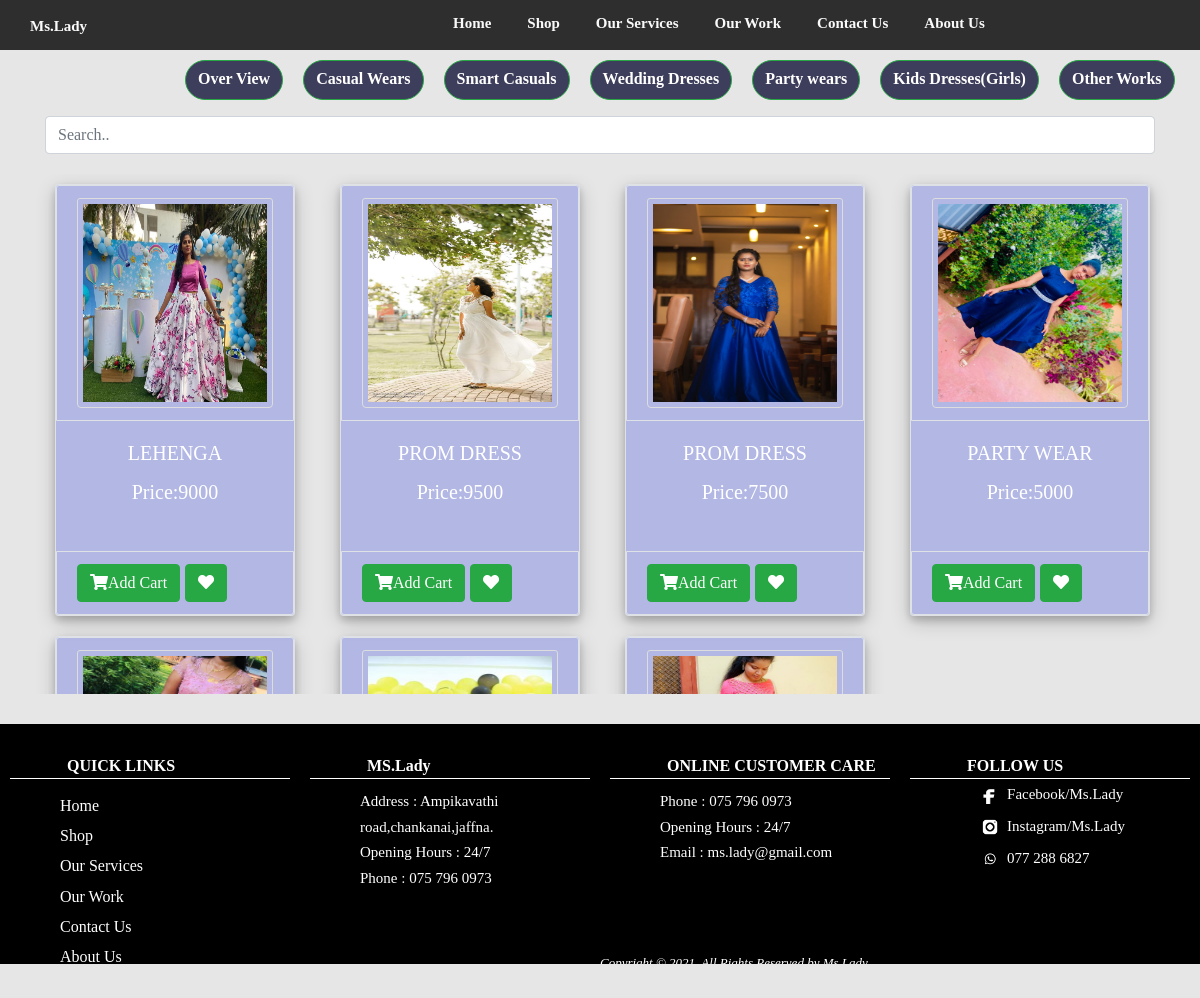
The page /UserPages/Partywear.php on the database its author committed.
### tables this page shows
CREATE TABLE `products` (
  `product_id` int(100) NOT NULL AUTO_INCREMENT,
  `product_title` varchar(100) DEFAULT NULL,
  `product_price` int(11) DEFAULT NULL,
  `filename` varchar(255) DEFAULT NULL,
  `product_cat` varchar(255) DEFAULT NULL,
  `small` json DEFAULT NULL,
  `medium` int(100) DEFAULT NULL,
  `large` int(100) DEFAULT NULL,
  `description` varchar(255) DEFAULT NULL,
  PRIMARY KEY (`product_id`)
);

### UserPages/Partywear.php (the view, shortened to what this page needs)
<?php
include('header.php');
?>
<?php
$servername = "localhost";
$username = "root";
$password = "";
$db = "maniquine";
$con = mysqli_connect($servername, $username, $password, $db);
?>
<?php
$product_query = "SELECT * FROM products,categories WHERE product_cat=cat_title AND  product_cat='Party wear'";
$run_query = mysqli_query($con, $product_query);
?>
<?php
include('Itemnav.php');
?>
<div class="container">
    <input class="form-control" id="myInput" type="text" placeholder="Search..">
</div>
<div class="container scrollbar" style=" margin-top:20px;  background:rgba(200, 150, 222, -1)">
    <div class="row">
        <?php
        while ($row = mysqli_fetch_array($run_query)) {
            $pro_cat   = $row['product_title'];
            $pro_image = $row['filename'];
            $price = $row['product_price']; ?>
            <div class="col-3">
                    <tbody id="myTable">
  <tr>
    <td>
      <div class="card border shadow" style="width: 15rem; margin:10px; background:rgba(116, 127, 224, 0.45)">
        <div class="card-header bg-transparent border"><a href="product_description.php?id=<?php echo $row['product_id'] ;?>"> <img src="../product_images/<?php echo  $pro_image; ?>" alt="" class="card-img-top"style=" height: 210px;"></a></div>
        <div class="card-body text-white " style="min-height: 130px;">
          <h5 class="card-title text-center" style="text-transform: capitalize"><?php echo strtoupper($pro_cat); ?></h5>
          <p class="card-text text-center "> Price:<?php echo  $price; ?></p>
        </div>
        <div class="card-footer bg-transparent border">
         <a href="product_description.php?id=<?php echo $row['product_id'] ;?>" name="a" class="btn btn-success"><i class="fa fa-shopping-cart" aria-hidden="true" style="color: white;"></i>Add Cart</a>
         <a href="wishlist_store.php?id=<?php echo $row['product_id'] ;?>" class="btn btn-success"><i class="fa fa-heart" aria-hidden="true"></i></i></a>
         </div>
      </div>
    </td>
  </tr>
</tbody>
            </div>
        <?php
        }
        ?>
    </div>
</div>
<div style="margin-top: 30px;">
<?php
include('footer.php');
?>

### rows shown on the page
products: filename (picture), product_title "LEHENGA", product_price "9000"
products: filename (picture), product_title "PROM DRESS", product_price "9500"
products: filename (picture), product_title "PROM DRESS", product_price "7500"
products: filename (picture), product_title "PARTY WEAR", product_price "5000"
products: filename (picture)
products: filename (picture)
products: filename (picture)
